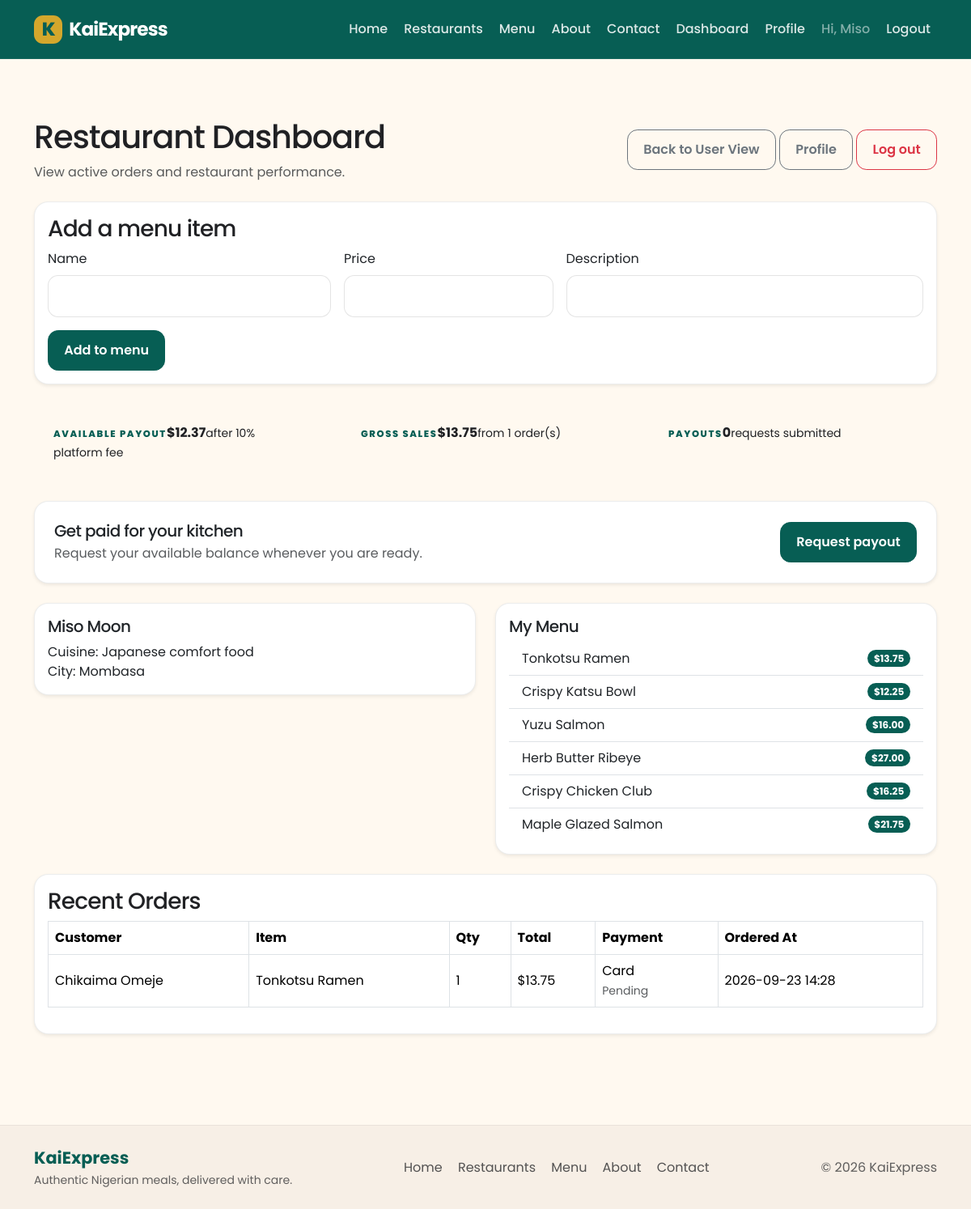
Page /restaurant/dashboard (signed in) on the earlier database version.
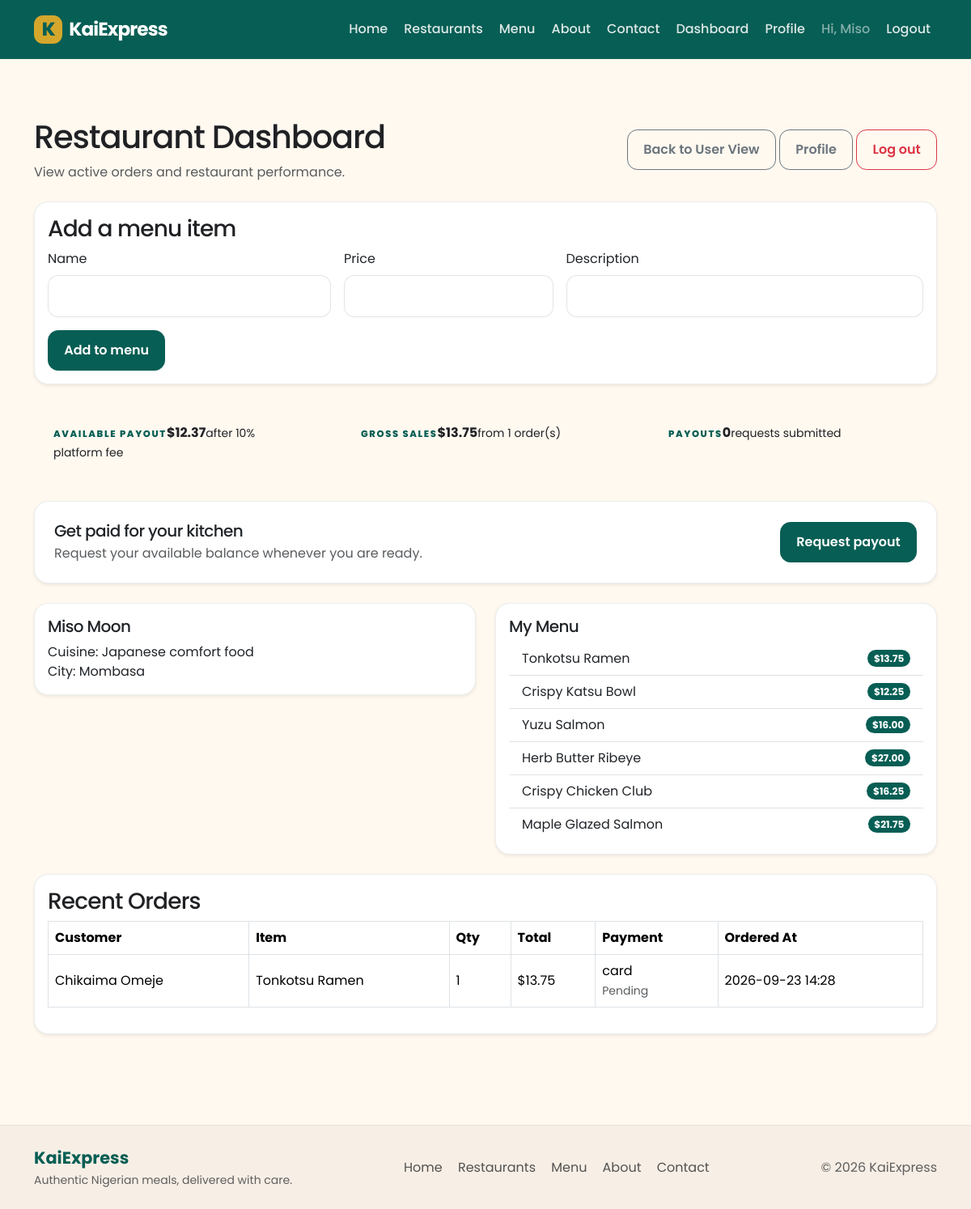
Same page on the later database version.
### packages/models.py (models this page shows, shortened)
class User(db.Model, UserMixin):
    __tablename__ = "users"
    id = db.Column(db.Integer, primary_key=True)
    name = db.Column(db.String(100), nullable=False)
    email = db.Column(db.String(120), unique=True, nullable=False)
    password_hash = db.Column(db.String(255), nullable=False)
    is_restaurant = db.Column(db.Boolean, default=False)
    cuisine = db.Column(db.String(80))
    city = db.Column(db.String(80))
    menu_items = db.relationship(
        "MenuItem",
        backref="restaurant",
        lazy=True
    )
    customer_orders = db.relationship(
        "Order",
        foreign_keys="Order.customer_id",
        backref="customer",
        lazy=True
    )
    restaurant_orders = db.relationship(
        "Order",
        foreign_keys="Order.restaurant_id",
        backref="restaurant",
        lazy=True
    )

class MenuItem(db.Model):
    __tablename__ = "menu_items"
    id = db.Column(db.Integer, primary_key=True)
    title = db.Column(db.String(120), nullable=False)
    description = db.Column(db.Text, nullable=False)
    price = db.Column(db.Float, nullable=False)
    restaurant_id = db.Column(
        db.Integer,
        db.ForeignKey("users.id"),
        nullable=False
    )

class Order(db.Model):
    __tablename__ = "orders"
    id = db.Column(db.Integer, primary_key=True)
    restaurant_id = db.Column(
        db.Integer,
        db.ForeignKey("users.id"),
        nullable=False
    )
    customer_id = db.Column(
        db.Integer,
        db.ForeignKey("users.id")
    )
    menu_item_id = db.Column(
        db.Integer,
        db.ForeignKey("menu_items.id"),
        nullable=False
    )
    customer_name = db.Column(db.String(100))
    quantity = db.Column(db.Integer, default=1)
    price = db.Column(db.Float)
    payment_status = db.Column(db.String(20), nullable=False, default="pending")
    payment_method = db.Column(db.String(30))
    payment_reference = db.Column(db.String(120), unique=True)
    paid_at = db.Column(db.DateTime)
    created_at = db.Column(
        db.DateTime,
        default=datetime.utcnow
    )
    menu_item = db.relationship(
        "MenuItem"
    )

### packages/admin_routes.py (the view)
    @app.route("/restaurant/dashboard")
    @login_required
    def restaurant_dashboard():
        if not current_user.is_authenticated or not current_user.is_restaurant:
            flash("Unauthorized access.", "danger")
            return redirect(url_for("home"))
        orders = Order.query.filter_by(restaurant_id=current_user.id).order_by(Order.created_at.desc()).all()
        menu = MenuItem.query.filter_by(restaurant_id=current_user.id).all()
        payouts = Payout.query.filter_by(restaurant_id=current_user.id).order_by(Payout.requested_at.desc()).all()
        return render_template(
            "admin/dashboard.html",
            orders=orders,
            menu=menu,
            payouts=payouts,
            payout_summary=payout_summary(current_user.id, Order, Payout),
        )

### packages/templates/admin/dashboard.html (shortened to what this page needs)
{% extends "base.html" %}
{% block content %}
<div class="d-flex justify-content-between align-items-center mb-4">
  <div>
    <h1>Restaurant Dashboard</h1>
    <p class="text-muted">View active orders and restaurant performance.</p>
  </div>
  <div>
    <a href="{{ url_for('home') }}" class="btn btn-outline-secondary">Back to User View</a>
    <a href="{{ url_for('restaurant_profile') }}" class="btn btn-outline-secondary">Profile</a>
    <a href="{{ url_for('restaurant_logout') }}" class="btn btn-outline-danger">Log out</a>
  </div>
</div>
<div class="card shadow-sm mb-4">
  <div class="card-body">
    <h3>Add a menu item</h3>
    <form method="post" action="{{ url_for('add_menu_item') }}" class="row g-3">
      <div class="col-md-4"><label class="form-label">Name</label><input class="form-control" name="title" required></div>
      <div class="col-md-3"><label class="form-label">Price</label><input class="form-control" name="price" type="number" min="0.01" step="0.01" required></div>
      <div class="col-md-5"><label class="form-label">Description</label><input class="form-control" name="description" required></div>
      <div class="col-12"><button class="btn btn-primary" type="submit">Add to menu</button></div>
    </form>
  </div>
</div>
<div class="row row-cols-1 row-cols-md-3 g-4 mb-4">
  <div class="col"><div class="metric-card p-4 h-100"><span class="eyebrow text-primary">AVAILABLE PAYOUT</span><strong>${{ '%.2f'|format(payout_summary.available) }}</strong><small>after 10% platform fee</small></div></div>
  <div class="col"><div class="metric-card p-4 h-100"><span class="eyebrow text-primary">GROSS SALES</span><strong>${{ '%.2f'|format(payout_summary.gross) }}</strong><small>from {{ orders|length }} order(s)</small></div></div>
  <div class="col"><div class="metric-card p-4 h-100"><span class="eyebrow text-primary">PAYOUTS</span><strong>{{ payouts|length }}</strong><small>requests submitted</small></div></div>
</div>
<div class="card shadow-sm mb-4 payout-card">
  <div class="card-body p-4 d-flex flex-wrap justify-content-between align-items-center gap-3">
    <div><h3 class="h5 mb-1">Get paid for your kitchen</h3><p class="text-body-secondary mb-0">Request your available balance whenever you are ready.</p></div>
    <form method="post" action="{{ url_for('request_payout') }}"><button class="btn btn-primary" type="submit" {% if payout_summary.available <= 0 %}disabled{% endif %}>Request payout</button></form>
  </div>
</div>
<div class="row row-cols-1 row-cols-md-2 g-4 mb-4">
  <div class="col">
    <div class="card shadow-sm">
      <div class="card-body">
        <h5 class="card-title">{{ current_user.name }}</h5>
        <p class="card-text">Cuisine: {{ current_user.cuisine }}</p>
        <p class="card-text">City: {{ current_user.city }}</p>
      </div>
    </div>
  </div>
  <div class="col">
    <div class="card shadow-sm">
      <div class="card-body">
        <h5 class="card-title">My Menu</h5>
        <ul class="list-group list-group-flush">
          {% for item in menu %}
          <li class="list-group-item d-flex justify-content-between align-items-center">
            <span>{{ item.title }}</span>
            <span class="badge bg-primary rounded-pill">${{ '%.2f'|format(item.price) }}</span>
          </li>
          {% else %}
          <li class="list-group-item">No menu items yet.</li>
          {% endfor %}
        </ul>
      </div>
    </div>
  </div>
</div>
<div class="card shadow-sm">
  <div class="card-body">
    <h3>Recent Orders</h3>
    {% if orders %}
    <div class="table-responsive">
      <table class="table table-bordered align-middle">
        <thead>
          <tr>
            <th>Customer</th>
            <th>Item</th>
            <th>Qty</th>
            <th>Total</th>
            <th>Payment</th>
            <th>Ordered At</th>
          </tr>
        </thead>
        <tbody>
          {% for order in orders %}
          <tr>
            <td>{{ order.customer_name }}</td>
            <td>{{ order.menu_item.title }}</td>
            <td>{{ order.quantity }}</td>
            <td>${{ '%.2f'|format(order.price * order.quantity) }}</td>
            <td>{{ order.payment_method or 'Card' }}<br><small class="text-muted">{{ order.payment_status|capitalize }}</small></td>
            <td>{{ order.created_at.strftime('%Y-%m-%d %H:%M') }}</td>
          </tr>
          {% endfor %}
        </tbody>
      </table>
    </div>
    {% else %}
    <p class="lead">No orders have been placed yet.</p>
    {% endif %}
  </div>
</div>
{% endblock %}

### packages/templates/base.html (shortened to what this page needs)
<!doctype html>
<html lang="en">
  <head>
    <link href="https://cdn.jsdelivr.net/npm/bootstrap@5.3.3/dist/css/bootstrap.min.css" rel="stylesheet">
    <link href="{{ url_for('static', filename='app.css') }}" rel="stylesheet">
  </head>
  <body>
    <nav class="navbar navbar-expand-lg navbar-dark" aria-label="Main navigation">
      <div class="container">
        <a class="navbar-brand fw-bold d-flex align-items-center gap-2" href="{{ url_for('home') }}">
          <span class="brand-mark">K</span>
          <span>KaiExpress</span>
        </a>
        <div class="collapse navbar-collapse" id="navMenu">
          <ul class="navbar-nav ms-auto mb-2 mb-lg-0 align-items-lg-center gap-lg-1">
            <li class="nav-item"><a class="nav-link {% if request.endpoint == 'home' %}active{% endif %}" href="{{ url_for('home') }}">Home</a></li>
            <li class="nav-item"><a class="nav-link {% if request.endpoint == 'restaurants_page' %}active{% endif %}" href="{{ url_for('restaurants_page') }}">Restaurants</a></li>
            <li class="nav-item"><a class="nav-link {% if request.endpoint == 'menu_page' %}active{% endif %}" href="{{ url_for('menu_page') }}">Menu</a></li>
            <li class="nav-item"><a class="nav-link {% if request.endpoint == 'about_page' %}active{% endif %}" href="{{ url_for('about_page') }}">About</a></li>
            <li class="nav-item"><a class="nav-link {% if request.endpoint == 'contact_page' %}active{% endif %}" href="{{ url_for('contact_page') }}">Contact</a></li>
            {% if current_user.is_authenticated %}
              {% if current_user.is_restaurant %}
                <li class="nav-item"><a class="nav-link" href="{{ url_for('restaurant_dashboard') }}">Dashboard</a></li>
                <li class="nav-item"><a class="nav-link" href="{{ url_for('restaurant_profile') }}">Profile</a></li>
              {% else %}
                <li class="nav-item"><a class="nav-link" href="{{ url_for('orders') }}">My Orders</a></li>
              {% endif %}
              <li class="nav-item"><span class="nav-link text-white-50">Hi, {{ current_user.name.split(' ')[0] }}</span></li>
              <li class="nav-item"><a class="nav-link" href="{{ url_for('restaurant_logout' if current_user.is_restaurant else 'logout') }}">Logout</a></li>
            {% else %}
              <li class="nav-item ms-lg-2"><a class="btn btn-light btn-sm nav-account-button" href="{{ url_for('login') }}">Sign in</a></li>
              <li class="nav-item"><a class="nav-link" href="{{ url_for('restaurant_login') }}">For restaurants</a></li>
            {% endif %}
          </ul>
        </div>
      </div>
    </nav>
    <main id="main-content" class="container my-5">
      {% block content %}{% endblock %}
    </main>
    <footer class="site-footer" id="contact">
      <div class="container d-flex flex-wrap justify-content-between gap-3 align-items-center">
        <div>
          <div class="footer-brand">KaiExpress</div>
          <small>Authentic Nigerian meals, delivered with care.</small>
        </div>
        <div class="footer-links">
          <a href="{{ url_for('home') }}">Home</a>
          <a href="{{ url_for('restaurants_page') }}">Restaurants</a>
          <a href="{{ url_for('menu_page') }}">Menu</a>
          <a href="{{ url_for('about_page') }}">About</a>
          <a href="{{ url_for('contact_page') }}">Contact</a>
        </div>
        <div class="footer-copy">&copy; 2026 KaiExpress</div>
      </div>
    </footer>
  </body>
</html>

### packages/static/app.css (style rules this page uses)
:root { --kai-emerald: #075E54; --kai-gold: #D4A72C; --kai-cream: #FFF9F0; --kai-charcoal: #202124; --kai-white: #FFFFFF; --kai-terracotta: #C85C3B; --kai-sand: #F4EAE0; --kai-line: rgba(20, 25, 30, 0.08); --kai-shadow: rgba(15, 23, 42, 0.08); --bs-primary: var(--kai-emerald); --bs-primary-rgb: 7, 94, 84; }
html, body { min-height: 100%; }
body { display: flex; flex-direction: column; background: var(--kai-cream); color: var(--kai-charcoal); font-family: 'Poppins', sans-serif; }
main { flex: 1 0 auto; }
h1, h2, h3, h4, h5, h6 { color: var(--kai-charcoal); letter-spacing: -0.03em; }
p { margin-bottom: 0; }
.card { border: 1px solid var(--kai-line); border-radius: 1.1rem; }
.btn { border-radius: 0.8rem; font-weight: 600; padding: 0.75rem 1.2rem; }
.btn-primary { background: var(--kai-emerald); border-color: var(--kai-emerald); }
.form-control, .form-select { border-radius: 0.8rem; padding: 0.8rem 0.9rem; border: 1px solid rgba(32, 33, 36, 0.12); background: var(--kai-white); }
.navbar { background: var(--kai-emerald); border-bottom: 1px solid rgba(255,255,255,0.08); padding: 0.85rem 0; }
.navbar .nav-link { border-radius: 0.6rem; color: rgba(255,255,255,0.86); font-weight: 500; padding: 0.55rem 0.75rem; }
.navbar-brand { letter-spacing: -0.04em; font-size: 1.45rem; }
.brand-mark { display: grid; width: 2.2rem; height: 2.2rem; place-items: center; border-radius: 0.7rem; color: var(--kai-emerald); background: var(--kai-gold); font-weight: 800; }
.eyebrow { display: inline-block; font-size: 0.72rem; font-weight: 800; letter-spacing: 0.14em; text-transform: uppercase; color: var(--kai-emerald); }
.site-footer { background: #f7efe6; border-top: 1px solid rgba(20,25,30,0.06); padding: 1.5rem 0; margin-top: 4rem; }
.footer-brand { font-size: 1.3rem; font-weight: 700; color: var(--kai-emerald); }
.footer-links { display: flex; gap: 1.2rem; flex-wrap: wrap; }
.footer-links a { color: rgba(32,33,36,0.76); text-decoration: none; }
.footer-copy, .site-footer small { color: rgba(32,33,36,0.7); }

Differences in the rows shown:
changed Order "Chikaima Omeje": payment_method "Card" → "card"
